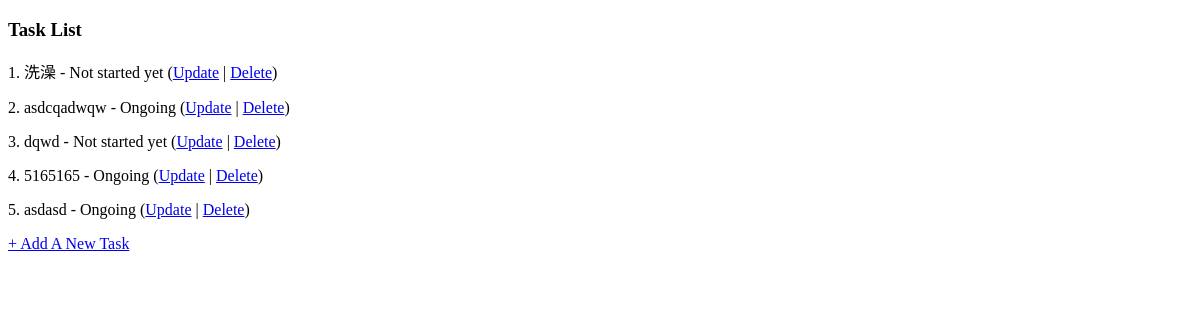
The page /tasks/ on the database as committed earlier.
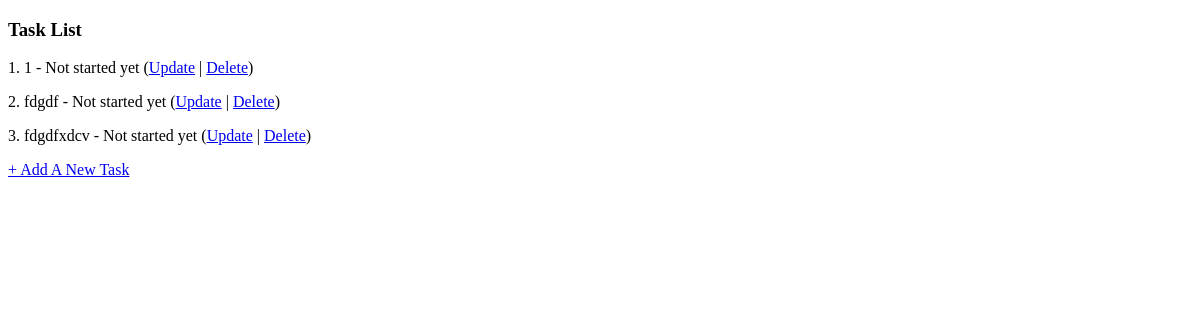
The same page on the database as committed later.
### tasks/models.py (models this page shows, shortened)
class Task(models.Model):
    name = models.CharField(verbose_name="Task name",
                            max_length=65, unique=True)
    status = models.CharField(
        verbose_name="Task status", max_length=1, choices=Status.choices)

### tasks/views.py (the view)
# urls.py: path('', views.TaskListView.as_view(), name='task_list'),
class TaskListView(ListView):
    template_name = "tasks/task_list.html"
    context_object_name = 'tasks'
    model = Task

### templates/tasks/task_list.html (shortened to what this page needs)
<!DOCTYPE html>
<html lang="en">
<head>
</head>
<body>
<h3>Task List</h3>
{% for task in tasks %}
    <p>{{ forloop.counter }}. {{ task.name }} - {{ task.get_status_display }}
        (<a href="{% url 'tasks:task_update' task.id %}">Update</a> |
        <a href="{% url 'tasks:task_delete' task.id %}">Delete</a>)
    </p>
{% endfor %}
<p> <a href="{% url 'tasks:task_create' %}"> + Add A New Task</a></p>
</body>
</html>

Rows that differ between the two databases and show on the page:
removed Task: name "洗澡", status "Not started yet"
removed Task: name "asdcqadwqw", status "Ongoing"
removed Task: name "dqwd", status "Not started yet"
removed Task: name "5165165", status "Ongoing"
removed Task: name "asdasd", status "Ongoing"
added Task: name "1", status "Not started yet"
added Task: name "fdgdf", status "Not started yet"
added Task: name "fdgdfxdcv", status "Not started yet"
